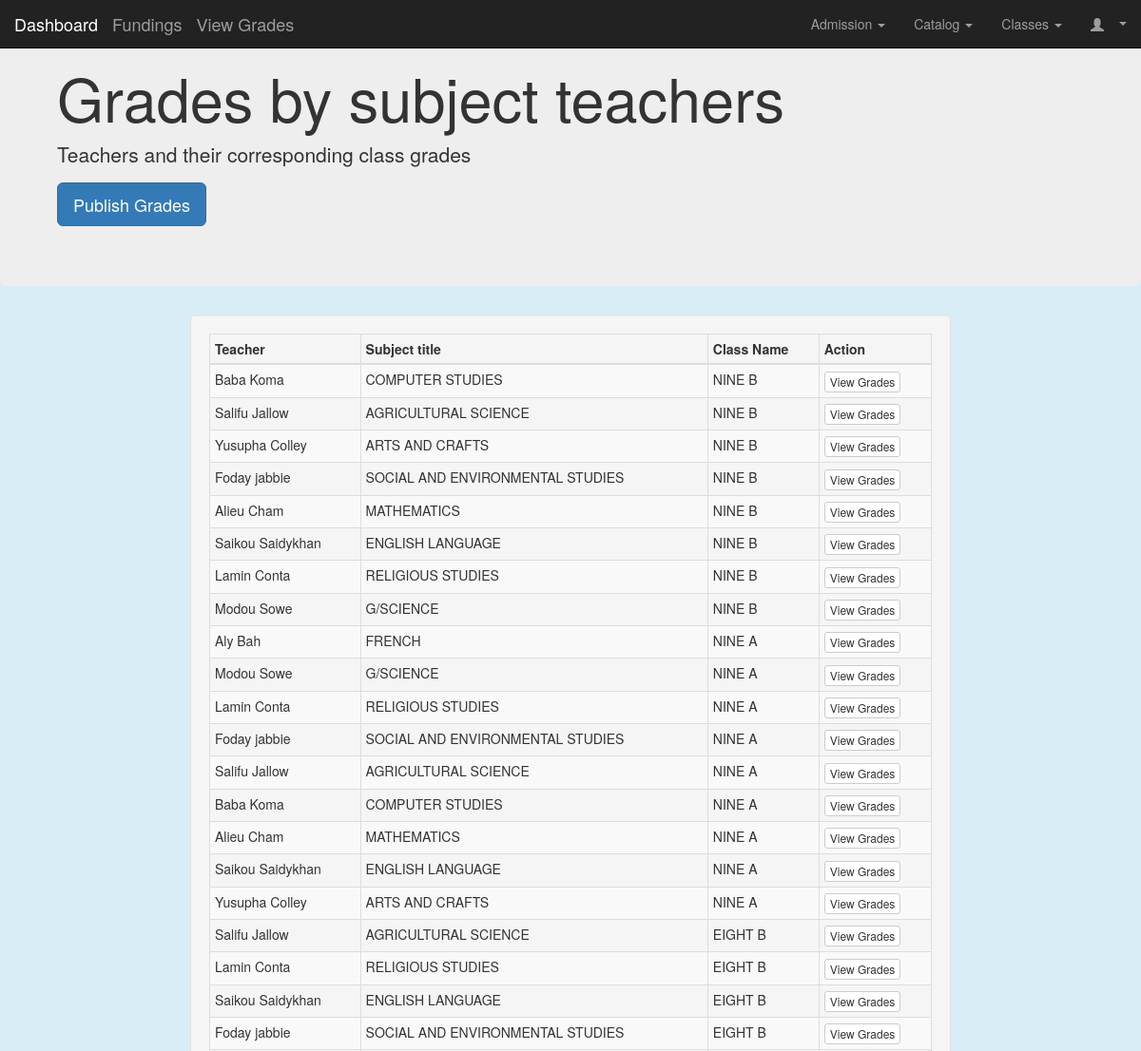
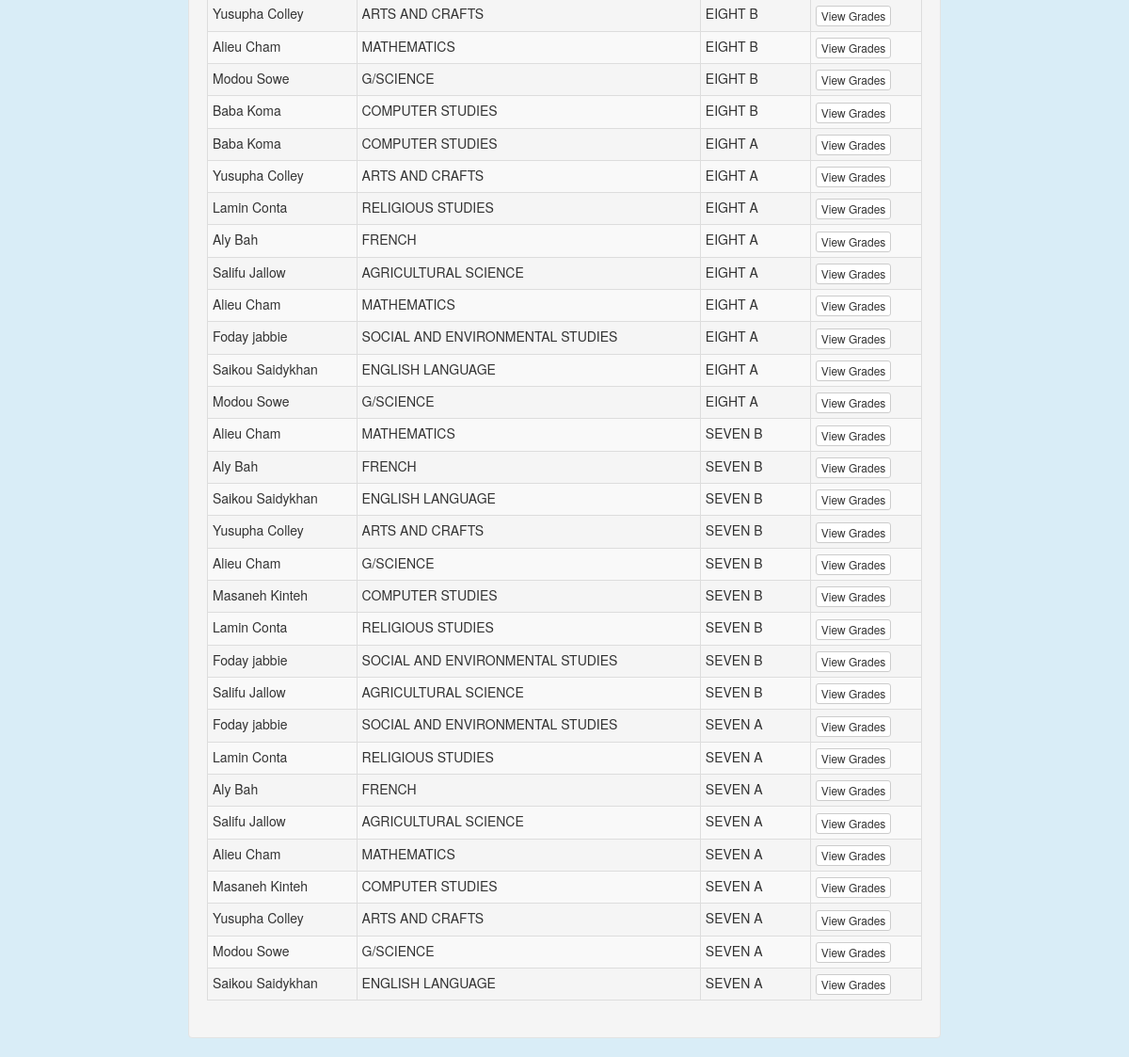
Screenshot of /app/admin/view_grades.php (signed in) with the database file from the repository (2 pictures, top to bottom).
### tables this page shows
CREATE TABLE `users` (
  `user_id` int(11) NOT NULL,
  `full_name` varchar(100) NOT NULL,
  `email` varchar(100) NOT NULL,
  `user_name` varchar(150) NOT NULL,
  `password` varchar(200) NOT NULL,
  `user_role` varchar(75) DEFAULT NULL,
  `gender` varchar(10) DEFAULT NULL,
  `tele` varchar(50) DEFAULT NULL,
  `mobile` varchar(50) DEFAULT NULL,
  `stud_parent_name` varchar(50) DEFAULT NULL,
  `address` varchar(15) DEFAULT NULL,
  `pschool` varchar(50) DEFAULT NULL,
  `eth` varchar(15) DEFAULT NULL,
  `date_of_birth` varchar(50) DEFAULT NULL,
  `stud_place_birth` varchar(100) DEFAULT NULL,
  `file_one` text DEFAULT NULL,
  `file_2` text DEFAULT NULL,
  `last_login` timestamp NULL DEFAULT NULL ON UPDATE current_timestamp(),
  `join_date` timestamp NULL DEFAULT current_timestamp(),
  `change_password` tinyint(4) NOT NULL DEFAULT 0,
  `status` tinyint(4) NOT NULL DEFAULT 0,
  `permission` tinyint(4) NOT NULL DEFAULT 1,
  `deleted` tinyint(4) NOT NULL DEFAULT 0
);

CREATE TABLE `subject_junior` (
  `subj_no` int(11) NOT NULL,
  `subj_name` varchar(100) NOT NULL
);

CREATE TABLE `class_grade` (
  `class_id` int(11) NOT NULL,
  `grade_name` varchar(20) NOT NULL,
  `class_size` int(11) NOT NULL,
  `deleted` tinyint(4) NOT NULL DEFAULT 0
);

### core/connection/init.php (called while the page is built, shortened)
<?php
include(ROOT . DS . "core" . DS . "resource" . DS . "head.php");

### app/admin/view_grades.php (the view, shortened to what this page needs)
<?php
require_once $_SERVER['DOCUMENT_ROOT'] . '/schoolApp/core/connection/init.php';
$teacher_subject = $db->query("SELECT u.full_name, sj.subj_name, ts.table_id, ts.status_del, ts.class_id, sj.subj_no, cg.class_id, cg.grade_name, ts.teacher_id AS tid FROM users u, teacher_subject ts, subject_junior sj, class_grade cg
                                WHERE
                            u.user_id = ts.teacher_id AND sj.subj_no = ts.subject_id AND cg.class_id = ts.class_id AND ts.status_del != 1 ORDER BY cg.class_id DESC");
if (isset($_GET['view']) && isset($_GET['sub']) && isset($_GET['classid'])) {
    $teacherId = (int)sanitize($_GET['view']);
    $subj_id = (int)sanitize($_GET['sub']);
    $class_id = (int)sanitize($_GET['classid']);
    $teacher_marks = $db->query("SELECT
                                    sc.student_id,
                                    sc.term_one_test_one,
                                    sc.term_one_test_two,
                                    sc.term_one_exam,
                                    sc.term_two_test_one,
                                    sc.term_two_test_two,
                                    sc.term_two_exam,
                                    sc.term_three_test_one,
                                    sc.term_three_test_two,
                                    sc.term_three_exams
                                FROM
                                    scores sc
                                WHERE
                                sc.teacher_id = '{$teacherId}' AND sc.subject_id = '{$subj_id}' AND sc.class_id = '{$class_id}'");
?>
<div class="container-fluid">
    <div class="row">
        <div class="jumbotron jumbotron-fluid">
            <h1>Teacher's name</h1>
            <p>Viewing the grade upload of the above </p>
        </div>
    </div>
    <div class="row">
        <div class="col-xs-10 col-xs-offset-1 col-sm-10 col-md-8 col-md-offset-2 well">
            <a href="view_grades.php" class="btn btn-primary pull-right">Back</a>
            <h3>Scores</h3>
        <table class="table table-striped table-hover table-condensed table-bordered">
                        <thead>
                            <th>STUDENT NAME</th>
                            <th>TESTS</th>
                            <th>EXAMS</th>
                            <th>TOTAL</th>
                            <th>TESTS</th>
                            <th>EXAMS</th>
                            <th>TOTAL</th>
                            <th>FINAL EXAMS</th>
                            <th>Average Scores</th>
                        </thead>
                        <tbody>
                            <?php while ($marks = mysqli_fetch_assoc($teacher_marks)):
                                $stud_id = $marks['student_id'];
                                $sql = $db->query("SELECT full_name FROM enroll_student en, users u WHERE en.user_id = '{$stud_id}' AND u.user_id = en.applied_id");
                                $names = mysqli_fetch_assoc($sql);
                                ?>
                                <tr>
                                    <td><?=$names['full_name']?></td>
                                    <td><?=grade_num((int)$marks['term_one_test_one'] + (int)$marks['term_one_test_two'])?></td>
                                    <td><?=grade_num((int)$marks['term_one_exam'])?></td>
                                    <td><strong><?=grade_num((int)$marks['term_one_test_one'] + (int)$marks['term_one_test_two'] + (int)$marks['term_one_exam'])?></strong></td>
                                    <td><?=grade_num((int)$marks['term_two_test_one'] + (int)$marks['term_two_test_two'])?></td>
                                    <td><?=grade_num((int)$marks['term_two_exam'])?></td>
                                    <th><strong><?=grade_num((int)$marks['term_two_test_one'] + (int)$marks['term_two_test_two'] + (int)$marks['term_two_exam'])?></strong></th>
                                    <td><strong><?=grade_num((int)$marks['term_three_test_one'] + (int)$marks['term_three_test_two'] + (int)$marks['term_three_exams'])?></strong></th>
                                    <td><strong><?=grade_num(((int)$marks['term_one_test_one'] + (int)$marks['term_one_test_two'] + (int)$marks['term_one_exam'] + (int)$marks['term_two_test_one'] + (int)$marks['term_two_test_two'] + (int)$marks['term_two_exam'] + (int)$marks['term_three_test_one'] + (int)$marks['term_three_test_two'] + (int)$marks['term_three_exams']) / 3)?></strong></td>
                                </tr>
                                <?php endwhile;?>
                        </tbody>
        </div>
    </div>
<?php } else { ?>
<div class="container-fluid">
    <div class="row">
        <div class="jumbotron jumbotron-fluid">
            <h1>Grades by subject teachers</h1>
            <p>Teachers and their corresponding class grades</p>
            <p><a class="btn btn-primary btn-lg" href="publish.php" role="button">Publish Grades</a></p>
        </div>
    </div>
    <div class="row">
        <div class="col-xs-10 col-xs-offset-1 col-sm-10 col-md-8 col-md-offset-2 well">
        <table class="table table-striped table-hover table-condensed table-bordered">
                        <thead>
                            <th>Teacher</th>
                            <th>Subject title</th>
                            <th>Class Name</th>
                            <th>Action</th>
                        </thead>
                        <tbody>
                            <?php while ($teacherSubject = mysqli_fetch_assoc($teacher_subject)) : ?>
                                <tr>
                                    <td><?= $teacherSubject['full_name'] ?></td>
                                    <td><?= $teacherSubject['subj_name'] ?></td>
                                    <td><?= $teacherSubject['grade_name'] ?></td>
                                    <td>
                                        <a href="view_grades.php?view=<?= $teacherSubject['tid'] ?>&sub=<?= $teacherSubject['subj_no'] ?>&classid=<?= $teacherSubject['class_id'] ?>" class="btn btn-xs btn-default"> View Grades</a>
                                    </td>
                                </tr>
                            <?php endwhile; ?>
                        </tbody>
        </div>
    </div>
</div>
<?php }
include(ROOT . DS . "app" . DS . "components" . DS . "admin_nav.php");
require_once(ROOT . DS . "core" . DS . "resource" . DS . "script.php");
?>

### core/resource/head.php (shortened to what this page needs)
<!DOCTYPE html>
<html lang="en">
<head>
    <link href="<?= PROOT ?>css/bootstrap.min.css" rel="stylesheet">
</head>
<body class="bg-info">

### app/components/admin_nav.php (shortened to what this page needs)
<nav class="navbar navbar-fixed-top navbar-inverse">
    <div class="container-fluid">
        <div class="navbar-header">
            <a class="navbar-brand" href="<?= PROOT ?>app/admin/dashboard.php">Dashboard</a>
        </div>
        <div class="collapse navbar-collapse" id="bs-example-navbar-collapse-1">
            <a class="navbar-brand" href="funding.php">Fundings</a>
            <a class="navbar-brand" href="view_grades.php">View Grades</a>
            <ul class="nav navbar-nav navbar-right">
                <li class="dropdown">
                    <a href="#" class="dropdown-toggle" data-toggle="dropdown" role="button" aria-haspopup="true" aria-expanded="false">Admission <span class="caret"></span></a>
                </li>
                <li class="dropdown">
                    <a href="#" class="dropdown-toggle" data-toggle="dropdown" role="button" aria-haspopup="true" aria-expanded="false">Catalog <span class="caret"></span></a>
                </li>
                <li class="dropdown">
                    <a href="#" class="dropdown-toggle" data-toggle="dropdown" role="button" aria-haspopup="true" aria-expanded="false">Classes <span class="caret"></span></a>
                </li>
                <li class="dropdown">
                    <a href="#" class="dropdown-toggle glyphicon glyphicon-user" data-toggle="dropdown" role="button" aria-haspopup="true" aria-expanded="false"> <span class="caret"></span></a>
                </li>
            </ul>
        </div>
    </div>
</nav>

### core/resource/script.php (shortened to what this page needs)
</body>
</html>

### rows the page displays
users: full_name "Baba Koma", subject_junior.subj_name "COMPUTER STUDIES", class_grade.grade_name "NINE B", class_grade.grade_name "NINE A", class_grade.grade_name "EIGHT B", class_grade.grade_name "EIGHT A"
users: full_name "Salifu Jallow", subject_junior.subj_name "AGRICULTURAL SCIENCE", class_grade.grade_name "NINE B", class_grade.grade_name "NINE A", class_grade.grade_name "EIGHT B", class_grade.grade_name "EIGHT A", class_grade.grade_name "SEVEN B", class_grade.grade_name "SEVEN A"
users: full_name "Yusupha Colley", subject_junior.subj_name "ARTS AND CRAFTS", class_grade.grade_name "NINE B", class_grade.grade_name "NINE A", class_grade.grade_name "EIGHT B", class_grade.grade_name "EIGHT A", class_grade.grade_name "SEVEN B", class_grade.grade_name "SEVEN A"
users: full_name "Foday jabbie", subject_junior.subj_name "SOCIAL AND ENVIRONMENTAL STUDIES", class_grade.grade_name "NINE B", class_grade.grade_name "NINE A", class_grade.grade_name "EIGHT B", class_grade.grade_name "EIGHT A", class_grade.grade_name "SEVEN B", class_grade.grade_name "SEVEN A"
users: full_name "Alieu Cham", subject_junior.subj_name "MATHEMATICS", class_grade.grade_name "NINE B", class_grade.grade_name "NINE A", class_grade.grade_name "EIGHT B", class_grade.grade_name "EIGHT A", class_grade.grade_name "SEVEN B", subject_junior.subj_name "G/SCIENCE", class_grade.grade_name "SEVEN A"
users: full_name "Saikou Saidykhan", subject_junior.subj_name "ENGLISH LANGUAGE", class_grade.grade_name "NINE B", class_grade.grade_name "NINE A", class_grade.grade_name "EIGHT B", class_grade.grade_name "EIGHT A", class_grade.grade_name "SEVEN B", class_grade.grade_name "SEVEN A"
users: full_name "Lamin Conta", subject_junior.subj_name "RELIGIOUS STUDIES", class_grade.grade_name "NINE B", class_grade.grade_name "NINE A", class_grade.grade_name "EIGHT B", class_grade.grade_name "EIGHT A", class_grade.grade_name "SEVEN B", class_grade.grade_name "SEVEN A"
users: full_name "Modou Sowe", subject_junior.subj_name "G/SCIENCE", class_grade.grade_name "NINE B", class_grade.grade_name "NINE A", class_grade.grade_name "EIGHT B", class_grade.grade_name "EIGHT A", class_grade.grade_name "SEVEN A"
users: full_name "Aly Bah", subject_junior.subj_name "FRENCH", class_grade.grade_name "NINE A", class_grade.grade_name "EIGHT A", class_grade.grade_name "SEVEN B", class_grade.grade_name "SEVEN A"
users: full_name "Masaneh Kinteh", subject_junior.subj_name "COMPUTER STUDIES", class_grade.grade_name "SEVEN B", class_grade.grade_name "SEVEN A"
